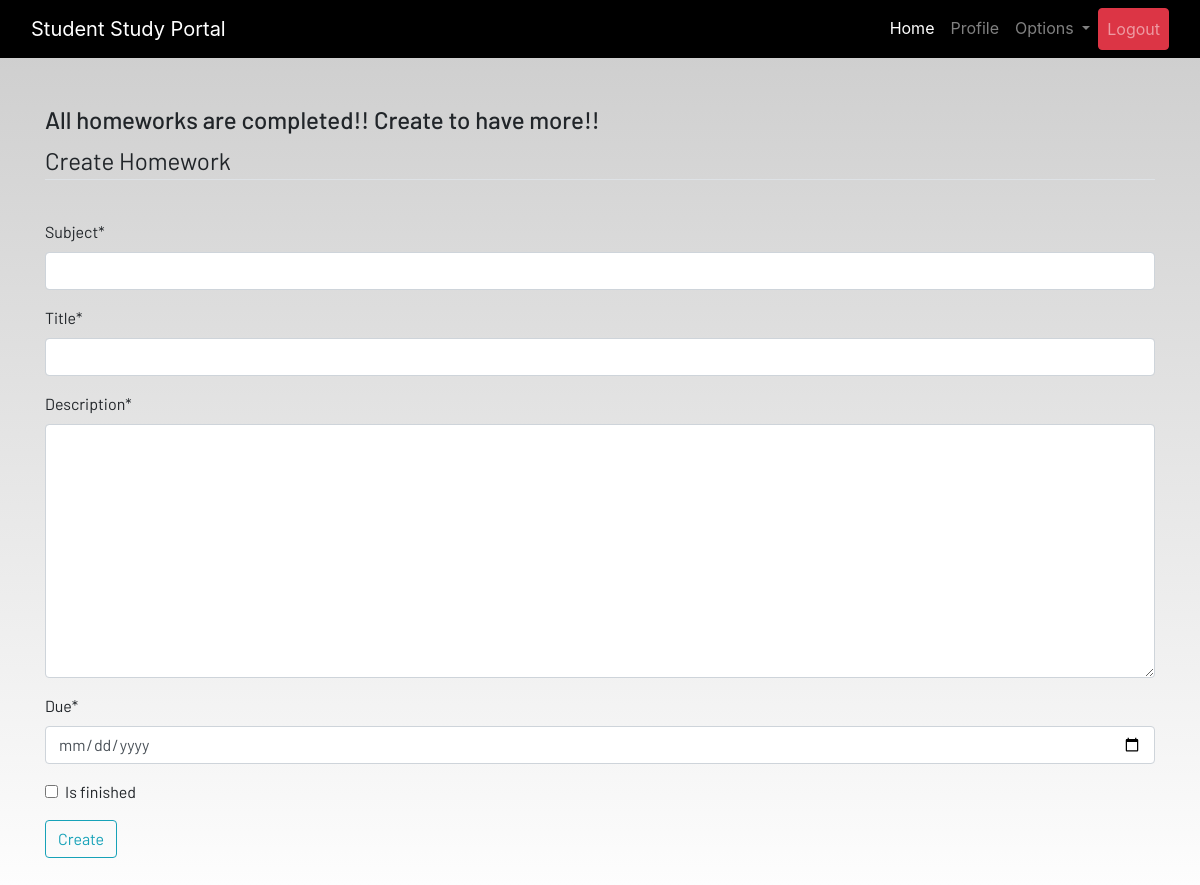
The page /homework (signed in) on the database as committed earlier.
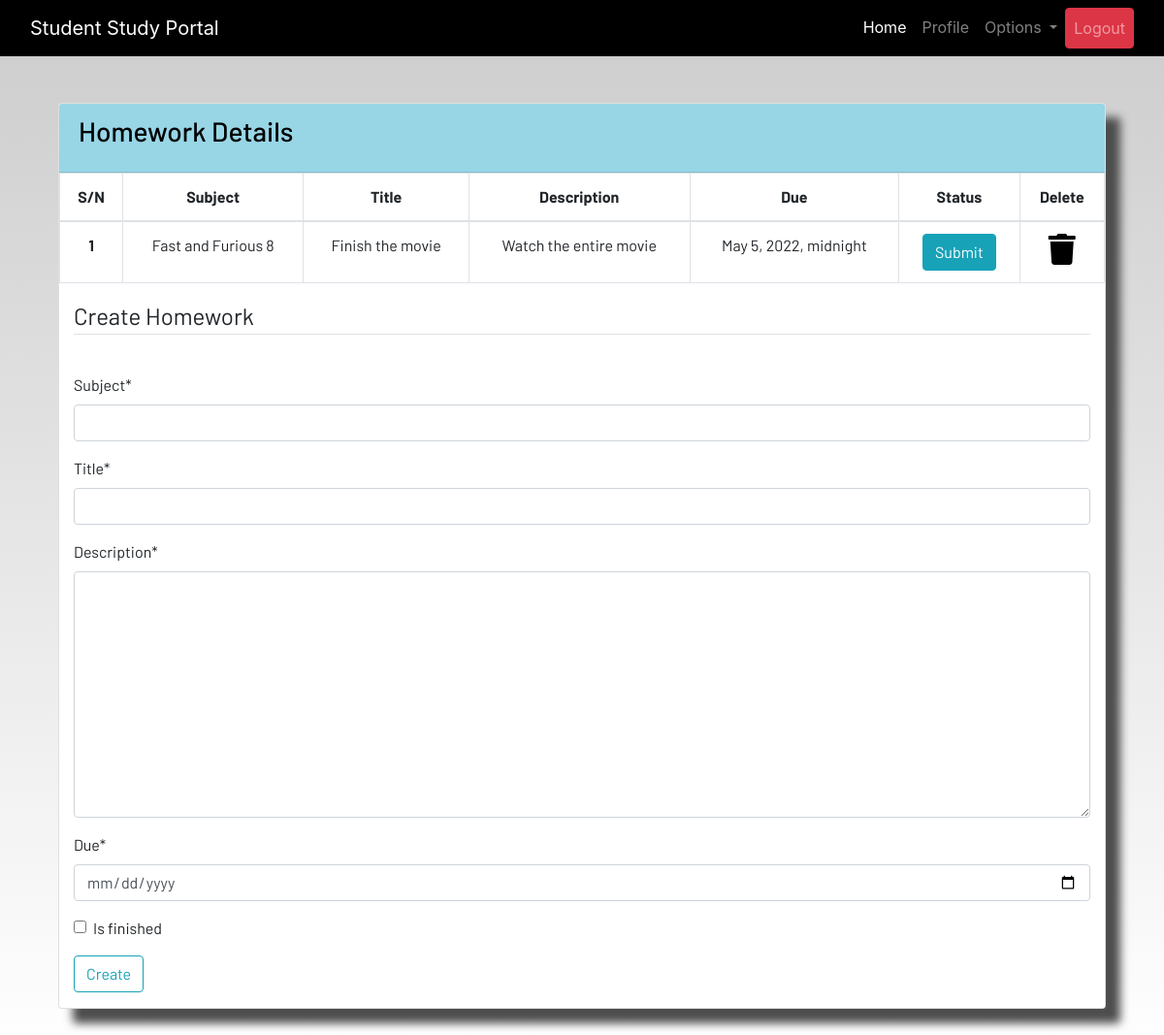
The same page on the database as committed later.
### dashboard/models.py (models this page shows, shortened)
class Homework(models.Model):
    user = models.ForeignKey(User, on_delete=models.CASCADE)
    subject = models.CharField(_('Subject'),max_length=50)
    title = models.CharField(_('Title'),max_length=100)
    description = models.TextField()
    due = models.DateTimeField()
    is_finished = models.BooleanField(default=False)
    class Meta:
        verbose_name = "Homework"
        verbose_name_plural = "Homeworks"

### dashboard/views.py (the view)
# urls.py: path('homework', views.homework, name='homework'),
@login_required
def homework(request):
    if request.method == "POST":
        form = HomeworkForm(request.POST)
        if form.is_valid():
            try:
                finished = request.POST['is_finished']
                if finished == 'on':
                    finished = True
                else:
                    finished = False
            except:
                finished = False
            homework = Homework(
                user=request.user,
                subject=request.POST['subject'],
                title=request.POST['title'],
                description=request.POST['description'],
                due=request.POST['due'],
                is_finished=finished
            )
            homework.save()
            messages.success(request, 'The homework "{}" was added successfully'.format(homework.title))
            return redirect('homework')
    else:
        form = HomeworkForm()
    homework = Homework.objects.filter(user=request.user)
    if len(homework) == 0:
        homework_done = True
    else:
        homework_done = False
    data = {'homeworks':homework, 'homework_done':homework_done, 'form':form}
    return render(request, 'dashboard/homework.html', data)

### dashboard/forms.py
class HomeworkForm(forms.ModelForm):
    class Meta:
        model = Homework
        widgets = {'due':DateInput()}
        fields = ['subject','title','description','due','is_finished']

### dashboard/templates/dashboard/homework.html (shortened to what this page needs)
{% extends 'dashboard/base.html' %}
{% load static %}
{% load crispy_forms_tags %}
{% block content %}
<div class="container">
    {% if not homework_done %}
    <section class="content">
        <div class="container-fluid">
            <div class="row">
                <div class="col-md-12">
                    <div class="card">
                        <div class="card-header">
                            <h3 class="card-title">Homework Details</h3>
                        </div>
                        <div class="card-body table-responsive p-0">
                            <table class="table table-hover text-nowrap table-bordered">
                                <thead style="text-align:center">
                                    <tr>
                                        <th scope="col">S/N</th>
                                        <th scope="col">Subject</th>
                                        <th scope="col">Title</th>
                                        <th scope="col">Description</th>
                                        <th scope="col">Due</th>
                                        <th scope="col">Status</th>
                                        <th scope="col">Delete</th>
                                    </tr>
                                </thead>
                                <tbody style="text-align: center;">
                                    {% for homework in homeworks %}
                                    <tr>
                                        <th scope="row">{{forloop.counter}}</th>
                                        <td>{{homework.subject}}</td>
                                        <td>{{homework.title}}</td>
                                        <td>{{homework.description}}</td>
                                        <td>{{homework.due}}</td>
                                        <td>
                                            <a href="{% url 'update-homework' homework.id %}">
                                                <div>
                                                    {% if homework.is_finished == True %}
                                                    <button class="btn btn-success">Submitted</button>
                                                    {% else %}
                                                    <button class="btn btn-info">Submit</button>
                                                    {% endif %}
                                                </div>
                                            </a>
                                        </td>
                                        <td><a href="{% url 'delete-homework' homework.id %}"><i
                                                    class="fa fa-trash fa-2x"></i></a></td>
                                    </tr>
                                    {% endfor %}
                                </tbody>
                            </table>
                            {% else %}
                            <h4>All homeworks are completed!! Create to have more!!</h4>
                            {% endif %}
                        </div>
                        <div class=" container">
                            <form method="POST">
                                <fieldset class="form-group">
                                    <legend class="border-bottom mb-4">Create Homework</legend>
                                </fieldset>
                                {{form|crispy}}
                                <div class="form-group">
                                    <button href="" class="btn btn-outline-info" type="submit">
                                        Create
                                    </button>
                                </div>
                            </form>
                        </div>
                    </div>
                </div>
            </div>
        </div>
    </section>
    <br>
</div>
{% endblock content %}

### dashboard/templates/dashboard/base.html (shortened to what this page needs)
<!DOCTYPE html>
{% load static %}
<html lang="en">
<head>
  <link rel="stylesheet" href="https://stackpath.bootstrapcdn.com/bootstrap/4.3.1/css/bootstrap.min.css"
 />
  <link rel="stylesheet" href="https://use.fontawesome.com/releases/v5.7.2/css/all.css"
 />
  <link rel="stylesheet" href="{% static 'css/main.css' %}" />
</head>
<body>
  {% include 'dashboard/includes/navbar.html' %}
  <br /><br />
  <main>
    {% block content %}
    {% endblock content %}
    <br>
  </main>
</body>
</html>

### dashboard/templates/dashboard/includes/navbar.html (shortened to what this page needs)
<header>
    <nav class="navbar navbar-expand-lg navbar-dark bg-dark">
        <div class="container-fluid">
            <a class="navbar-brand" href="{% url 'home' %}">Student Study Portal</a>
            <div class="collapse navbar-collapse justify-content-end" id="navbarSupportedContent">
                <ul class="navbar-nav mb-2 mb-lg-0">
                    <li class="nav-item">
                        <a class="nav-link active" aria-current="page" href="{% url 'home' %}">Home</a>
                    </li>
                    {% if user.is_authenticated %}
                    <li class="nav-item">
                        <a class="nav-link" href="{% url 'profile' %}">Profile</a>
                    </li>
                    <li class="nav-item dropdown">
                        <a class="nav-link dropdown-toggle" href="#" id="navbarDropdown" role="button"
                            data-toggle="dropdown" aria-haspopup="true" aria-expanded="false">
                            Options
                        </a>
                    </li>
                    <li class="nav-item">
                        <a class="nav-link btn btn-danger" href="{% url 'logout' %}">Logout</a>
                    </li>
                    {% endif %}
                </ul>
            </div>
        </div>
    </nav>
</header>

### static/css/main.css (style rules this page uses)
html { scroll-behavior: smooth; height: 100%; width: 100%; }
main { font-family: Barlow, Quicksand, Rubik, sans-serif, serif, 'Times New Roman', Times, serif !important; }
.navbar { background-color: rgb(0, 0, 0) !important; }
.card { box-shadow: 15px 15px 10px rgb(78, 77, 77); }
a { text-decoration: none !important; color: black; }
.card-header { color: black !important; background: rgb(152, 214, 230) !important; transition: 0.3s ease-in; }
html, body { max-width: 100%; overflow-x: hidden; height: 100%; width: 100%; }
body { background: linear-gradient(rgba(0, 0, 0, 0.2), rgba(255, 255, 255, 0.5)); overflow-x: hidden; background-repeat: no-repeat; }
.card-header { background-color: rgb(133, 204, 231); }
.fa { color: black; }

Rows that differ between the two databases and show on the page:
added Homework: subject "Fast and Furious 8", title "Finish the movie", description "Watch the entire movie", due "May 5, 2022, midnight", is_finished "Submit"
Other text that changed with them:
text no longer shown: "All homeworks are completed!! Create to have more!!"
text now shown: "Homework Details S/N Subject Title Description Due Status Delete"
